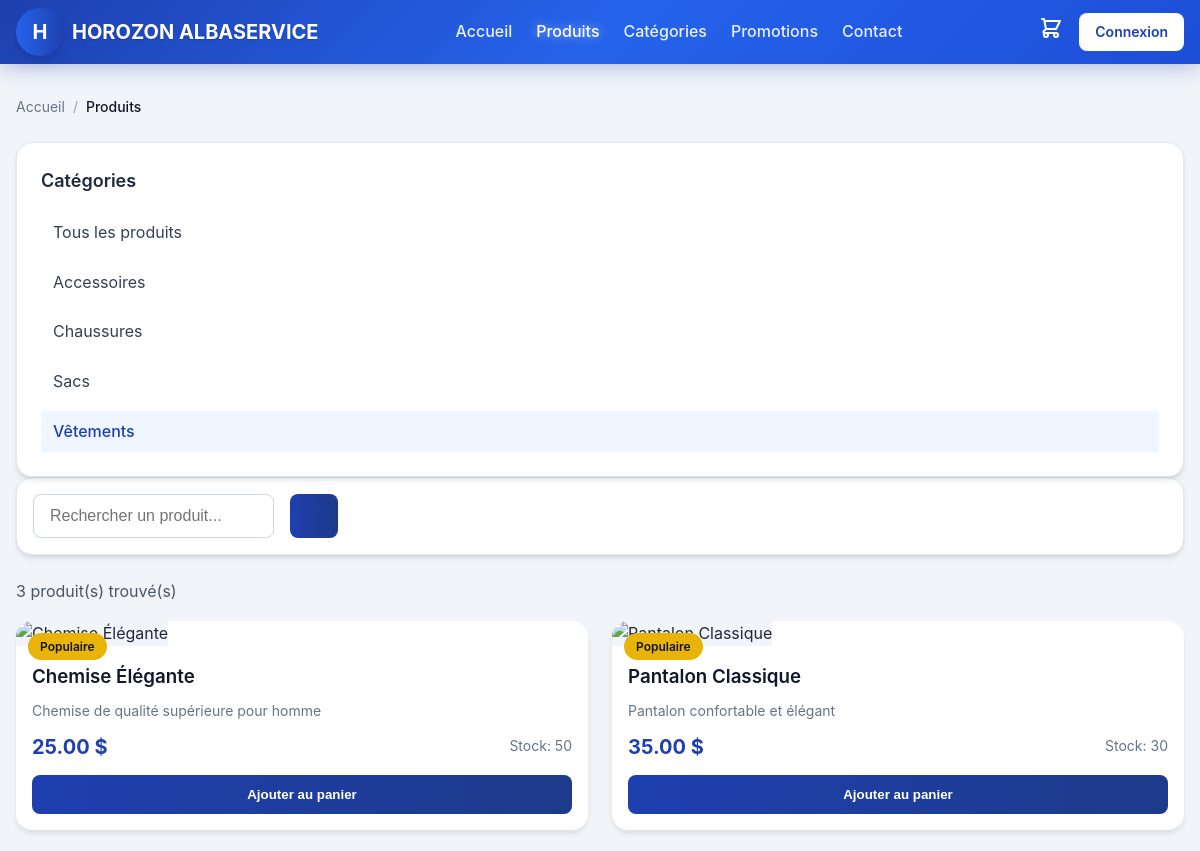
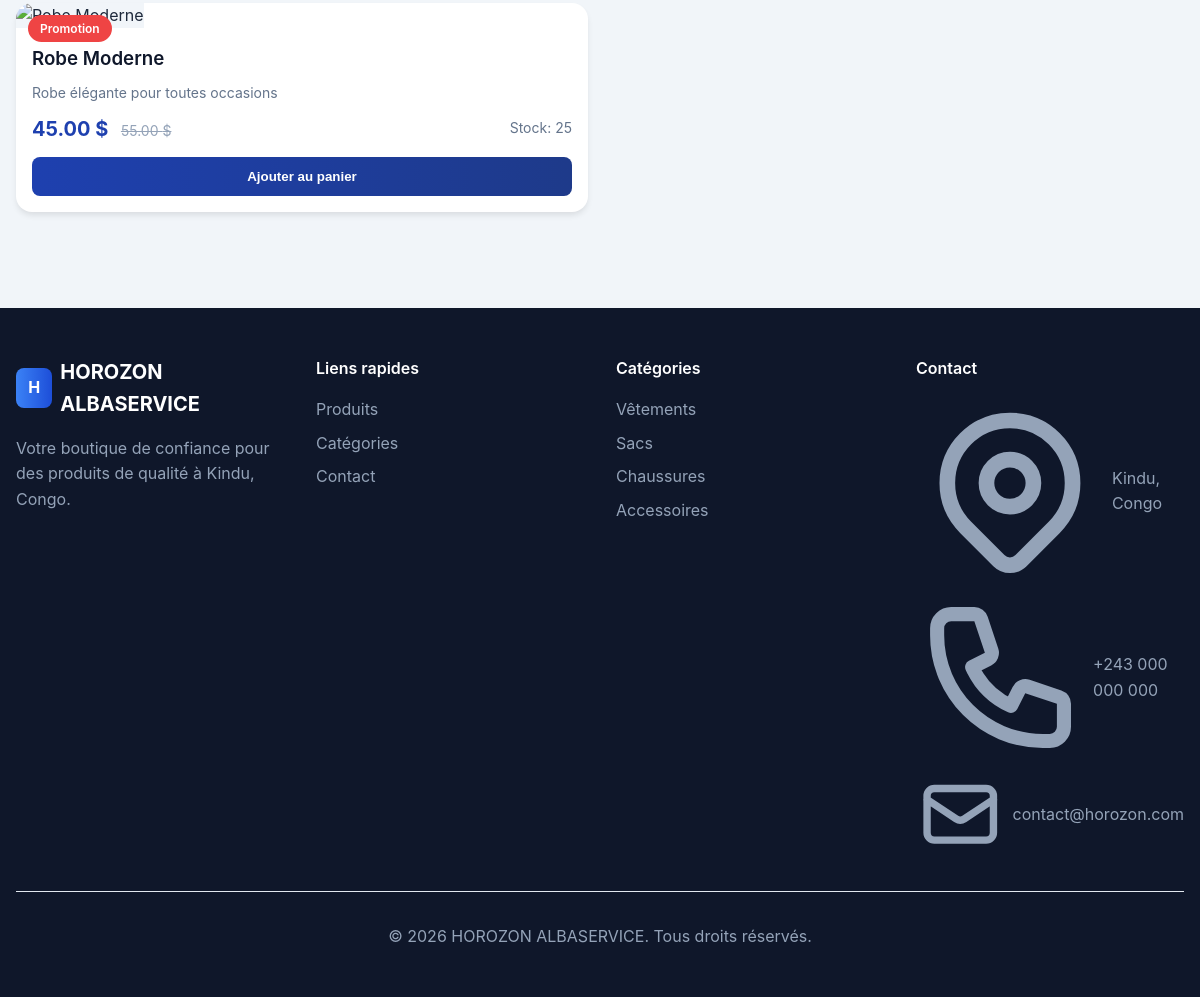
/produits.php?category=1, run on the app's committed database (2 pictures, top to bottom).
### tables this page shows
CREATE TABLE IF NOT EXISTS categories (
    id INT AUTO_INCREMENT PRIMARY KEY,
    name VARCHAR(255) NOT NULL,
    description TEXT,
    image VARCHAR(500),
    is_active TINYINT(1) DEFAULT 1,
    created_at TIMESTAMP DEFAULT CURRENT_TIMESTAMP
);

CREATE TABLE IF NOT EXISTS products (
    id INT AUTO_INCREMENT PRIMARY KEY,
    name VARCHAR(255) NOT NULL,
    description TEXT,
    price DECIMAL(10, 2) NOT NULL,
    original_price DECIMAL(10, 2),
    image VARCHAR(500),
    category_id INT,
    stock INT NOT NULL DEFAULT 0,
    is_popular TINYINT(1) DEFAULT 0,
    is_promotion TINYINT(1) DEFAULT 0,
    is_active TINYINT(1) DEFAULT 1,
    created_at TIMESTAMP DEFAULT CURRENT_TIMESTAMP,
    updated_at TIMESTAMP DEFAULT CURRENT_TIMESTAMP ON UPDATE CURRENT_TIMESTAMP,
    FOREIGN KEY (category_id) REFERENCES categories(id) ON DELETE SET NULL
);

CREATE TABLE IF NOT EXISTS settings (
    id INT AUTO_INCREMENT PRIMARY KEY,
    setting_key VARCHAR(255) NOT NULL UNIQUE,
    setting_value TEXT NOT NULL,
    updated_at TIMESTAMP DEFAULT CURRENT_TIMESTAMP ON UPDATE CURRENT_TIMESTAMP
);

### config/functions.php (called while the page is built, shortened)
<?php
function getProducts($categoryId = null, $search = null) {
    $db = getDB();
    $query = "SELECT p.*, c.name as category_name FROM products p
              LEFT JOIN categories c ON p.category_id = c.id
              WHERE p.is_active = 1";
    $params = [];
    if ($categoryId) {
        $query .= " AND p.category_id = ?";
        $params[] = $categoryId;
    }
    $query .= " ORDER BY p.created_at DESC";
    $stmt = $db->prepare($query);
    $stmt->execute($params);
    return $stmt->fetchAll();
}
function getCategories() {
    $db = getDB();
    $stmt = $db->query("SELECT * FROM categories WHERE is_active = 1 ORDER BY name");
    return $stmt->fetchAll();
}
function getSetting($key) {
    $db = getDB();
    $stmt = $db->prepare("SELECT setting_value FROM settings WHERE setting_key = ?");
    $stmt->execute([$key]);
    $result = $stmt->fetch();
    return $result ? $result['setting_value'] : null;
}

### produits.php (the view, shortened to what this page needs)
<?php
require_once 'config/functions.php';
$categoryId = isset($_GET['category']) ? intval($_GET['category']) : null;
$search = isset($_GET['search']) ? $_GET['search'] : null;
$products = getProducts($categoryId, $search);
$categories = getCategories();
include 'components/header.php';
?>
<div class="container py-8">
    <nav class="breadcrumb mb-6">
        <a href="index.php" class="breadcrumb-item">Accueil</a>
        <span class="breadcrumb-separator">/</span>
        <span class="text-gray-900 font-medium">Produits</span>
    </nav>
    <div class="flex flex-col lg:flex-row gap-8">
        <aside-64 flex-s class="lg:whrink-0">
            <div class="card p-6 sticky" style="top: 100px;">
                <h3 class="text-lg font-semibold mb-4">Catégories</h3>
                <ul class="space-y-2">
                    <li>
                        <a href="produits.php" class="block py-2 px-3 rounded <?= !$categoryId ? 'bg-blue-50 text-blue-600 font-medium' : 'text-gray-700 hover:bg-gray-50' ?>">
                            Tous les produits
                        </a>
                    </li>
                    <?php foreach ($categories as $category): ?>
                        <li>
                            <a href="produits.php?category=<?= $category['id'] ?>" class="block py-2 px-3 rounded <?= $categoryId === $category['id'] ? 'bg-blue-50 text-blue-600 font-medium' : 'text-gray-700 hover:bg-gray-50' ?>">
                                <?= htmlspecialchars($category['name']) ?>
                            </a>
                        </li>
                    <?php endforeach; ?>
                </ul>
            </div>
        <div class="flex-1">
            <div class="card p-4 mb-6">
                <form action="/produits.php" method="GET" class="flex gap-4">
                    <div class="flex-1">
                        <input type="text" name="search" value="<?= htmlspecialchars($search ?? '') ?>" placeholder="Rechercher un produit..." class="form-input">
                    </div>
                    <button type="submit" class="btn btn-primary">
                    </button>
                </form>
            </div>
            <p class="text-gray-600 mb-4"><?= count($products) ?> produit(s) trouvé(s)</p>
            <div class="grid grid-cols-1 md:grid-cols-2 lg:grid-cols-3 gap-6">
                <?php foreach ($products as $product): ?>
                    <div class="product-card">
                        <div class="relative">
                            <?php if ($product['is_promotion']): ?>
                                <span class="product-card-badge badge-promotion">Promotion</span>
                            <?php elseif ($product['is_popular']): ?>
                                <span class="product-card-badge badge-popular">Populaire</span>
                            <?php endif; ?>
                        </div>
                        <div class="product-card-body">
                            <h3 class="product-card-title"><?= htmlspecialchars($product['name']) ?></h3>
                            <p class="text-sm text-gray-500 mb-2"><?= htmlspecialchars($product['description'] ?? '') ?></p>
                            <div class="flex items-center justify-between mb-3">
                                <div>
                                    <span class="product-card-price"><?= number_format($product['price'], 2) ?> $</span>
                                    <?php if ($product['original_price']): ?>
                                        <span class="product-card-original-price"><?= number_format($product['original_price'], 2) ?> $</span>
                                    <?php endif; ?>
                                </div>
                                <span class="text-sm text-gray-500">Stock: <?= $product['stock'] ?></span>
                            </div>
                            <button onclick="addToCart(<?= $product['id'] ?>, '<?= addslashes($product['name']) ?>', <?= $product['price'] ?>, '<?= $product['image'] ?? '' ?>')"
                                    class="btn btn-primary w-full">
                                Ajouter au panier
                            </button>
                        </div>
                    </div>
                <?php endforeach; ?>
            </div>
        </div>
    </div>
</div>
<?php include 'components/footer.php'; ?>

### components/footer.php (shortened to what this page needs)
<?php
$shopName = getSetting('shop_name') ?? 'HOROZON ALBASERVICE';
$shopAddress = getSetting('shop_address') ?? 'Kindu, Congo';
?>
    </main>
    <footer class="footer">
        <div class="container">
            <div class="grid grid-cols-1 md:grid-cols-4 gap-8">
                <div>
                    <div class="flex items-center gap-2 mb-4">
                        <div class="w-10 h-10 bg-gradient-to-r from-blue-500 to-blue-700 rounded-lg flex items-center justify-center text-white font-bold">
                            H
                        </div>
                        <span class="text-xl font-bold text-white"><?= htmlspecialchars($shopName) ?></span>
                    </div>
                    <p class="text-gray-400">Votre boutique de confiance pour des produits de qualité à <?= htmlspecialchars($shopAddress) ?>.</p>
                </div>
                <div>
                    <h4 class="footer-title">Liens rapides</h4>
                    <ul class="space-y-2">
                        <li><a href="produits.php" class="footer-link">Produits</a></li>
                        <li><a href="categories.php" class="footer-link">Catégories</a></li>
                        <li><a href="contact.php" class="footer-link">Contact</a></li>
                    </ul>
                </div>
                <div>
                    <h4 class="footer-title">Catégories</h4>
                    <ul class="space-y-2">
                        <li><a href="categories.php" class="footer-link">Vêtements</a></li>
                        <li><a href="categories.php" class="footer-link">Sacs</a></li>
                        <li><a href="categories.php" class="footer-link">Chaussures</a></li>
                        <li><a href="categories.php" class="footer-link">Accessoires</a></li>
                    </ul>
                </div>
                <div>
                    <h4 class="footer-title">Contact</h4>
                    <ul class="space-y-2 text-gray-400">
                        <li class="flex items-center gap-2">
                            <?= htmlspecialchars($shopAddress) ?>
                        </li>
                        <li class="flex items-center gap-2">
                            +243 000 000 000
                        </li>
                        <li class="flex items-center gap-2">
                            <svg class="w-5 h-5" fill="none" stroke="currentColor" viewBox="0 0 24 24">
                                <path stroke-linecap="round" stroke-linejoin="round" stroke-width="2" d="M3 8l7.89 5.26a2 2 0 002.22 0L21 8M5 19h14a2 2 0 002-2V7a2 2 0 00-2-2H5a2 2 0 00-2 2v10a2 2 0 002 2z"></path>
                            </svg>
                            contact@horozon.com
                        </li>
                    </ul>
                </div>
            </div>
            <div class="border-t border-gray-800 mt-8 pt-8 text-center text-gray-400">
                <p>&copy; <?= date('Y') ?> <?= htmlspecialchars($shopName) ?>. Tous droits réservés.</p>
            </div>
        </div>
    </footer>
</body>
</html>

### data on the page
categories: name "Accessoires"
categories: name "Chaussures"
categories: name "Sacs"
categories: name "Vêtements"
products: is_promotion "Populaire", name "Chemise Élégante", description "Chemise de qualité supérieure pour homme", price "25.00", stock "50"
products: is_promotion "Populaire", name "Pantalon Classique", description "Pantalon confortable et élégant", price "35.00", stock "30"
products: is_promotion "Promotion", name "Robe Moderne", description "Robe élégante pour toutes occasions", price "45.00", original_price "55.00", stock "25"
settings: setting_value "HOROZON ALBASERVICE"
settings: setting_value "Kindu, Congo"

### other printed values
count($products) "3"
